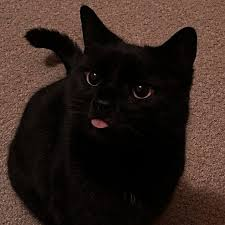
#> input picture Lab1/imagen.jpg, 225 x 225 px
$ python lab1.py
#> lines starting #> are read from the running program, lines starting #| are printed output that depends on the picture
from PIL import Image
import numpy as np
import matplotlib.pyplot as plt

img = np.array(Image.open("imagen.jpg").convert("L"), dtype=np.uint8) #cargar imagen
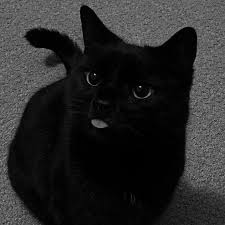
#> img: shape (225, 225); min 0, max 187, mean 40.6
#parametros
L = 256
N = img.size
#> N = 50625

#histograma n_k
hist = np.bincount(img.ravel(), minlength=L).astype(np.float64)
#> hist = 256 values, max 4557 at index 1, min 0 at index 150, mean 197.8

#PDF CDF
pdf = hist / N
#> pdf = 256 values, max 0.09 at index 1, min 0 at index 150, mean 0.00391
cdf = np.cumsum(pdf)
#> cdf = 256 values from 0.0168 to 1

#ecualizacion
lut = np.round((L - 1) * cdf).astype(np.uint8)
#> lut = 256 values from 4 to 255
eq = lut[img]
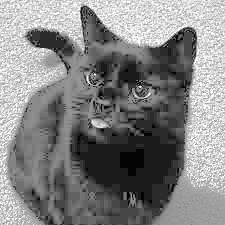
#> eq: shape (225, 225); min 4, max 255, mean 131

#show
x = np.arange(L)

plt.figure(figsize=(12, 7))

plt.subplot(2, 2, 1)
plt.imshow(img, cmap="gray")
plt.title("original")
plt.axis("off")

plt.subplot(2, 2, 2)
plt.bar(x, hist, width=1.0)
plt.title("histograma")
plt.xlim(0, 255)
plt.grid(True, alpha=0.2)


plt.subplot(2, 2, 4)
plt.imshow(eq, cmap="gray")
plt.title("ecualizado")
plt.axis("off")

plt.subplot(2, 2, 3)
plt.plot(x, cdf)
plt.title("CDF")
plt.xlim(0, 255)
plt.ylim(0, 1.05)
plt.grid(True, alpha=0.2)

plt.tight_layout()
plt.show()
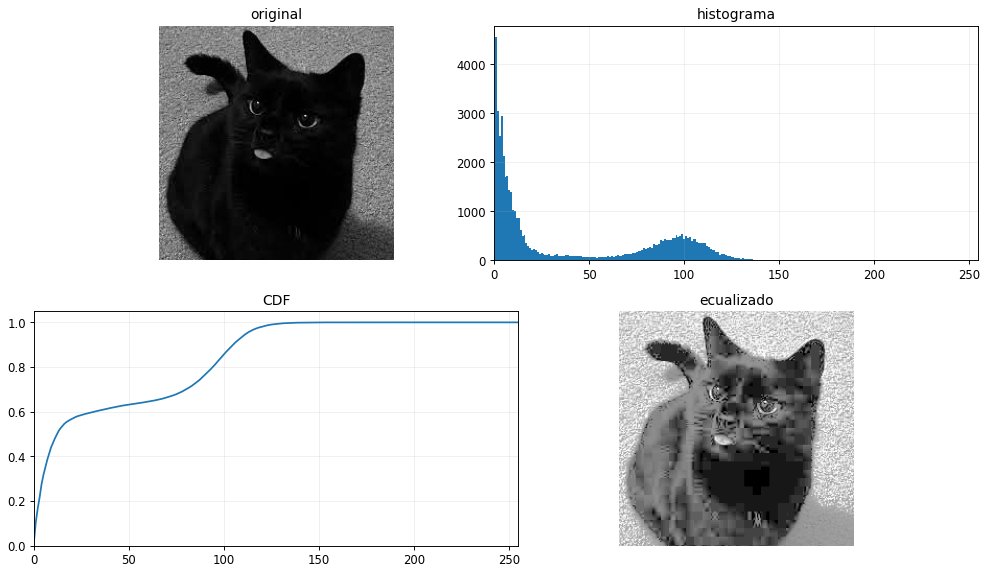
#> figure drawn by matplotlib, 4 panels; panel 2: tallest bar 4557 high, from x = 0.5 to 1.5; panel 4: curve peaks at x = 187, y = 1
